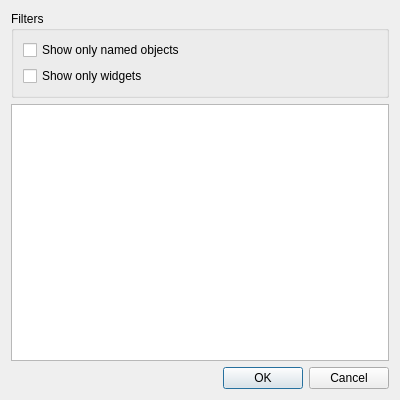
<?xml version="1.0" encoding="UTF-8"?>
<ui version="4.0">
 <class>RemoteObjectChooser</class>
 <widget class="QWidget" name="RemoteObjectChooser">
  <property name="geometry">
   <rect>
    <x>0</x>
    <y>0</y>
    <width>400</width>
    <height>400</height>
   </rect>
  </property>
  <property name="windowTitle">
   <string comment="@title:window">Target application objects</string>
  </property>
  <property name="whatsThis">
   <string comment="@info:whatsthis">&lt;p&gt;Chooser for objects in the target application.&lt;/p&gt;
&lt;p&gt;The objects shown in the list are all the objects accessible through KTutorial. They are shown in a tree structure to represent the parent and child relationships the objects have.&lt;/p&gt;
&lt;p&gt;Note, however, that not all the objects have a name set in the target application. KTutorial needs to know the name of the object to find it, so if an object does not have a name KTutorial will not be able to use it.&lt;/p&gt;</string>
  </property>
  <layout class="QVBoxLayout" name="remoteObjectChooserVerticalLayout">
   <item>
    <widget class="QGroupBox" name="filtersGroupBox">
     <property name="whatsThis">
      <string comment="@info:whatsthis">&lt;p&gt;Filters the objects shown in the list.&lt;/p&gt;

&lt;p&gt;Note, however, that if an object has to be shown in the list its parent object is also shown even if it should have been filtered.&lt;/p&gt;</string>
     </property>
     <property name="title">
      <string comment="@title:group">Filters</string>
     </property>
     <layout class="QVBoxLayout" name="verticalLayout">
      <item>
       <widget class="QCheckBox" name="showOnlyNamedObjectsCheckBox">
        <property name="text">
         <string comment="@option:check">Show only named objects</string>
        </property>
       </widget>
      </item>
      <item>
       <widget class="QCheckBox" name="showOnlyWidgetsCheckBox">
        <property name="text">
         <string comment="@option:check">Show only widgets</string>
        </property>
       </widget>
      </item>
     </layout>
    </widget>
   </item>
   <item>
    <widget class="AutoExpandableTreeView" name="remoteObjectsTreeView"/>
   </item>
   <item>
    <widget class="KDialogButtonBox" name="dialogButtonBox">
     <property name="standardButtons">
      <set>QDialogButtonBox::Cancel|QDialogButtonBox::Ok</set>
     </property>
    </widget>
   </item>
  </layout>
 </widget>
 <customwidgets>
  <customwidget>
   <class>KDialogButtonBox</class>
   <extends>QDialogButtonBox</extends>
   <header>kdialogbuttonbox.h</header>
  </customwidget>
  <customwidget>
   <class>AutoExpandableTreeView</class>
   <extends>QTreeView</extends>
   <header>AutoExpandableTreeView.h</header>
  </customwidget>
 </customwidgets>
 <resources/>
 <connections/>
</ui>
